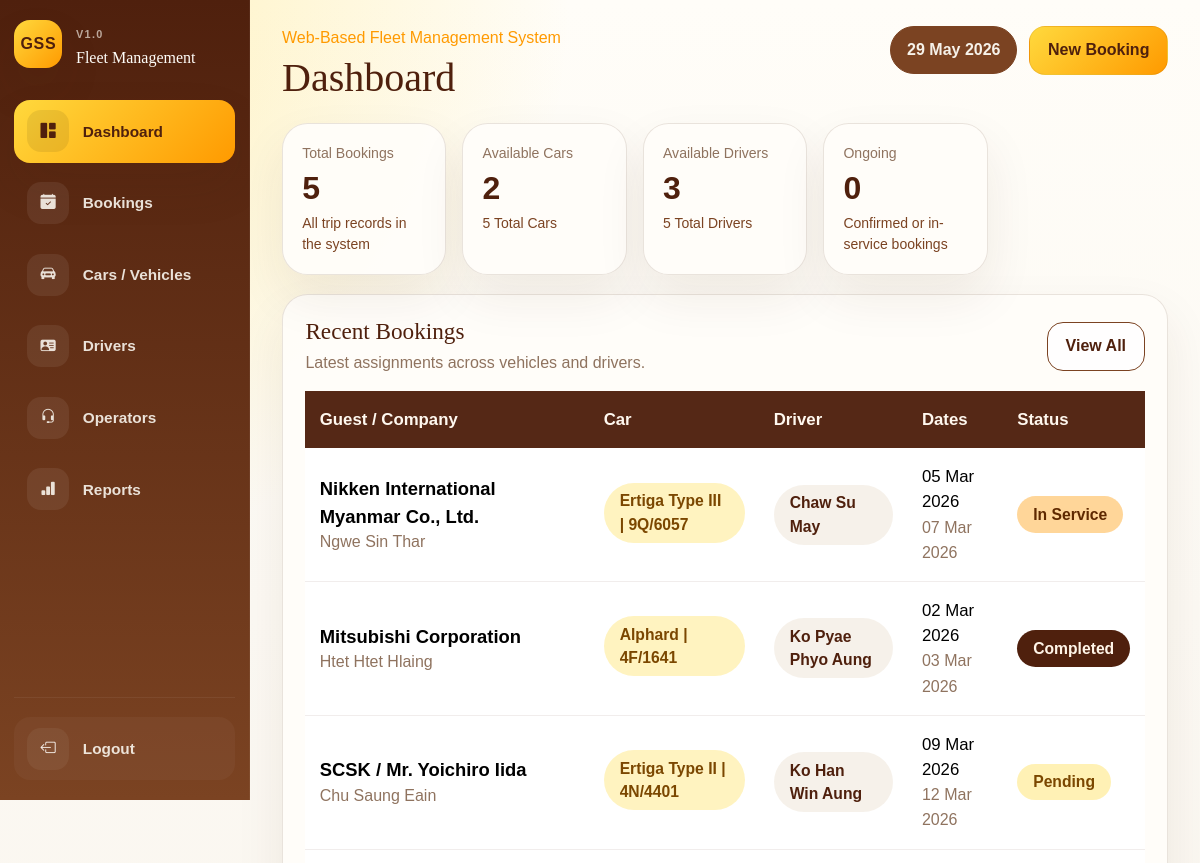
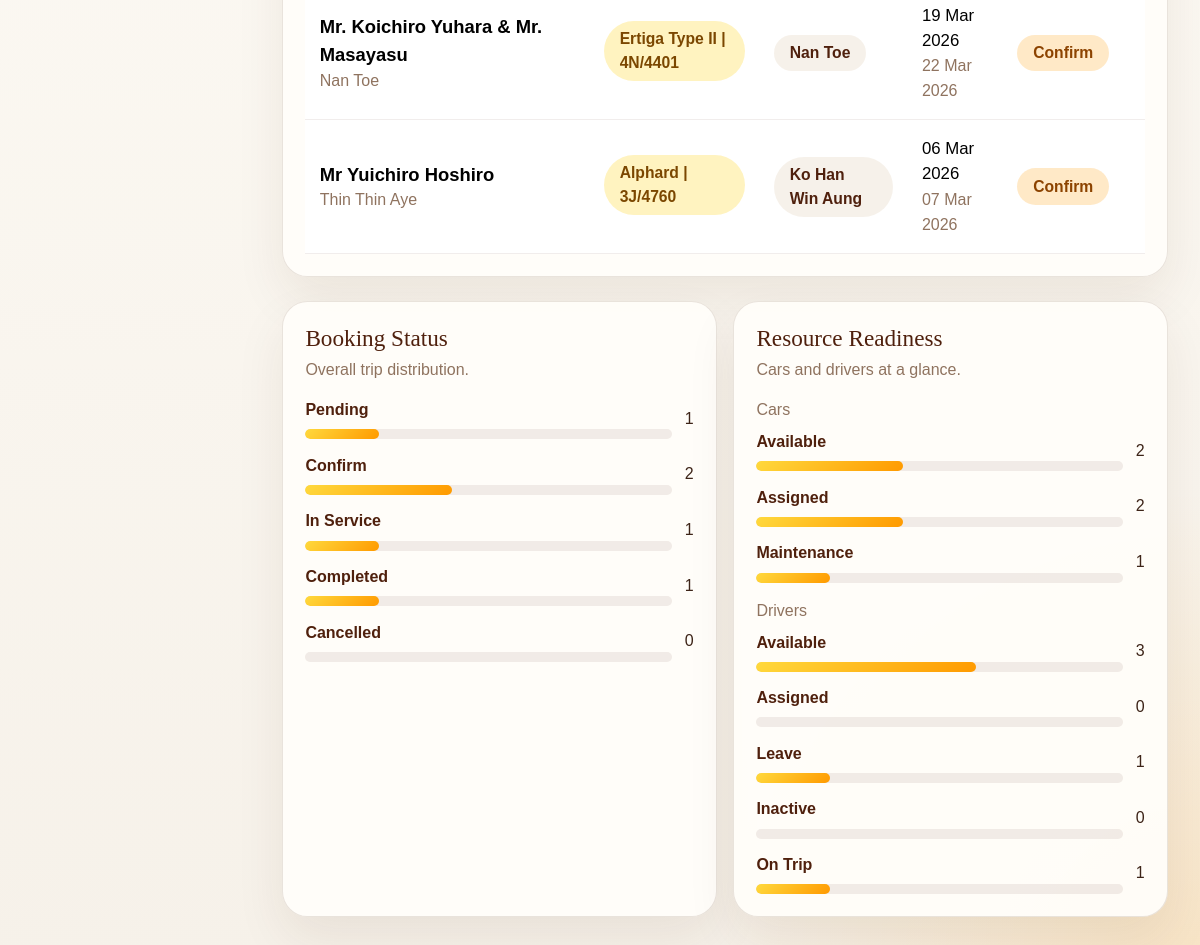
Page /index.php (signed in) on the committed database (2 pictures, top to bottom).
### tables this page shows
CREATE TABLE bookings (

    id INT UNSIGNED AUTO_INCREMENT PRIMARY KEY,

    guest_company_name VARCHAR(255) NOT NULL,

    car_id INT UNSIGNED NULL,

    custom_car_name VARCHAR(255) NULL,

    secondary_car_id INT UNSIGNED NULL,

    driver_id INT UNSIGNED NULL,

    custom_driver_name VARCHAR(255) NULL,

    operator_id INT UNSIGNED NULL,

    operator_name VARCHAR(150) NOT NULL,

    even_odd ENUM('Even', 'Odd') NULL,

    start_date DATE NOT NULL,

    end_date DATE NOT NULL,

    status ENUM(
        'Pending',
        'Confirm',
        'In Service',
        'Completed',
        'Cancelled'
    ) NOT NULL DEFAULT 'Pending',

    remark TEXT NULL,

    created_at TIMESTAMP DEFAULT CURRENT_TIMESTAMP,

    updated_at TIMESTAMP DEFAULT CURRENT_TIMESTAMP
    ON UPDATE CURRENT_TIMESTAMP,



    CONSTRAINT fk_bookings_car
    FOREIGN KEY (car_id)
    REFERENCES cars(id)
    ON UPDATE CASCADE
    ON DELETE SET NULL,



    CONSTRAINT fk_bookings_driver
    FOREIGN KEY (driver_id)
    REFERENCES drivers(id)
    ON UPDATE CASCADE
    ON DELETE SET NULL,

    CONSTRAINT fk_bookings_secondary_car
    FOREIGN KEY (secondary_car_id)
    REFERENCES cars(id)
    ON UPDATE CASCADE
    ON DELETE SET NULL,



    CONSTRAINT fk_bookings_operator
    FOREIGN KEY (operator_id)
    REFERENCES operators(id)
    ON UPDATE CASCADE
    ON DELETE SET NULL

);

CREATE TABLE operators (

    id INT UNSIGNED AUTO_INCREMENT PRIMARY KEY,

    full_name VARCHAR(150) NOT NULL UNIQUE,

    phone_number VARCHAR(30) NULL,

    operator_status ENUM(
        'Active',
        'Inactive'
    ) NOT NULL DEFAULT 'Active',

    note TEXT NULL,

    created_at TIMESTAMP DEFAULT CURRENT_TIMESTAMP,

    updated_at TIMESTAMP DEFAULT CURRENT_TIMESTAMP
    ON UPDATE CURRENT_TIMESTAMP

);

CREATE TABLE drivers (

    id INT UNSIGNED AUTO_INCREMENT PRIMARY KEY,

    full_name VARCHAR(150) NOT NULL,

    phone_number VARCHAR(30) NOT NULL,

    license_no VARCHAR(100) NULL UNIQUE,

    driver_status ENUM(
        'Available',
        'On Trip',
        'Leave',
        'Inactive'
    ) NOT NULL DEFAULT 'Available',

    note TEXT NULL,

    created_at TIMESTAMP DEFAULT CURRENT_TIMESTAMP,

    updated_at TIMESTAMP DEFAULT CURRENT_TIMESTAMP
    ON UPDATE CURRENT_TIMESTAMP

);

### includes/helpers.php (called while the page is built, shortened)
<?php
function e(?string $value): string
{
    return htmlspecialchars((string) $value, ENT_QUOTES, 'UTF-8');
}
function format_display_date(?string $date): string
{
    $timestamp = strtotime($date);
    return $timestamp ? date('d M Y', $timestamp) : $date;
}
function booking_statuses(): array
{
    return [
        'Pending',
        'Confirm',
        'In Service',
        'Completed',
        'Cancelled',
    ];
}
function status_badge_class(string $status): string
{
    return match (strtolower($status)) {
        'confirm' => 'status-confirm',
        'in service' => 'status-service',
        'completed' => 'status-completed',
        'cancelled' => 'status-cancelled',
        default => 'status-pending',
    };
}
function car_statuses(): array
{
    return [
        'Available',
        'Assigned',
        'Maintenance',
    ];
}
function driver_statuses(): array
{
    return [
        'Available',
        'Assigned',
        'Leave',
        'Inactive',
    ];
}
function booking_car_label(
    ?string $carType,
    ?string $plateNo = null,
    ?string $customCarName = null
): string {
    $customName = trim((string) $customCarName);
    $parts = array_values(array_filter([
        trim((string) $carType),
        trim((string) $plateNo),
    ], static fn (?string $value): bool => $value !== null && $value !== ''));
    return $parts === [] ? '-' : implode(' | ', $parts);
}
function booking_car_entries(array $booking): array
{
    $entries = [];
    $primaryCar = booking_car_label(
        $booking['car_type'] ?? null,
        $booking['plate_no'] ?? null,
        $booking['custom_car_name'] ?? null
    );
    if ($primaryCar !== '-') {
        $entries[] = $primaryCar;
    }
    $secondaryCar = booking_car_label(
        $booking['secondary_car_type'] ?? null,
        $booking['secondary_plate_no'] ?? null
    );
    return $entries === [] ? ['-'] : $entries;
}
function booking_driver_display(array $booking): string
{
    $customDriverName = trim((string) ($booking['custom_driver_name'] ?? ''));
    $driverName = trim((string) ($booking['driver_name'] ?? ''));
    return $driverName !== '' ? $driverName : '-';
}
function booking_operator_display(array $booking): string
{
    $operatorName = trim((string) ($booking['operator_full_name'] ?? $booking['operator_name'] ?? ''));
    return $operatorName !== '' ? $operatorName : '-';
}

### includes/dashboard-data.php (called while the page is built, shortened)
<?php
function dashboard_default_state(): array
{
    return [
        'summary' => [
            'total_bookings' => 0,
            'active_bookings' => 0,
            'total_cars' => 0,
            'available_cars' => 0,
            'total_drivers' => 0,
            'available_drivers' => 0,
        ],
        'recentBookings' => [],
        'bookingStatusCounts' => array_fill_keys(booking_statuses(), 0),
        'carStatusCounts' => array_fill_keys(car_statuses(), 0),
        'driverStatusCounts' => array_fill_keys(driver_statuses(), 0),
    ];
}
function dashboard_fetch_summary(mysqli $db): array
{
    $defaultSummary = dashboard_default_state()['summary'];
    $summaryResult = $db->query(
        "SELECT
            (SELECT COUNT(*) FROM bookings) AS total_bookings,
            (SELECT COUNT(*)
             FROM bookings
             WHERE status = 'Confirm'
             AND end_date >= CURDATE()) AS active_bookings,
            (SELECT COUNT(*) FROM cars) AS total_cars,
            (SELECT COUNT(*)
             FROM cars
             WHERE availability_status = 'Available') AS available_cars,
            (SELECT COUNT(*) FROM drivers) AS total_drivers,
            (SELECT COUNT(*)
             FROM drivers
             WHERE driver_status = 'Available') AS available_drivers"
    );
    return array_merge($defaultSummary, $summaryResult->fetch_assoc() ?: []);
}
function dashboard_fetch_recent_bookings(mysqli $db, int $limit = 6): array
{
    $recentBookings = [];
    $safeLimit = max(1, $limit);
    $recentResult = $db->query(
        "SELECT
            b.id,
            b.operator_id,
            b.guest_company_name,
            b.operator_name,
            b.custom_car_name,
            b.custom_driver_name,
            b.secondary_car_id,
            b.start_date,
            b.end_date,
            b.status,
            c.car_type,
            c.plate_no,
            c2.car_type AS secondary_car_type,
            c2.plate_no AS secondary_plate_no,
            d.full_name AS driver_name,
            o.full_name AS operator_full_name
         FROM bookings AS b
         LEFT JOIN cars AS c ON c.id = b.car_id
         LEFT JOIN cars AS c2 ON c2.id = b.secondary_car_id
         LEFT JOIN drivers AS d ON d.id = b.driver_id
         LEFT JOIN operators AS o ON o.id = b.operator_id
         ORDER BY b.id DESC
         LIMIT {$safeLimit}"
    );
    while ($row = $recentResult->fetch_assoc()) {
        $recentBookings[] = $row;
    }
    return $recentBookings;
}
function dashboard_fetch_label_counts(mysqli $db, string $query, array $defaultCounts): array
{
    $counts = $defaultCounts;
    $result = $db->query($query);
    while ($row = $result->fetch_assoc()) {
        $label = (string) ($row['label'] ?? '');
        $counts[$label] = (int) ($row['total'] ?? 0);
    }
    return $counts;
}
function load_dashboard_data(?mysqli $db): array
{
    $dashboardData = dashboard_default_state();
    $dashboardData['summary'] = dashboard_fetch_summary($db);
    $dashboardData['recentBookings'] = dashboard_fetch_recent_bookings($db);
    $dashboardData['bookingStatusCounts'] = dashboard_fetch_label_counts(
        $db,
        "SELECT status AS label, COUNT(*) AS total
         FROM bookings
         GROUP BY status",
        $dashboardData['bookingStatusCounts']
    );
    $dashboardData['carStatusCounts'] = dashboard_fetch_label_counts(
        $db,
        "SELECT availability_status AS label, COUNT(*) AS total
         FROM cars
         GROUP BY availability_status",
        $dashboardData['carStatusCounts']
    );
    $dashboardData['driverStatusCounts'] = dashboard_fetch_label_counts(
        $db,
        "SELECT driver_status AS label, COUNT(*) AS total
         FROM drivers
         GROUP BY driver_status",
        $dashboardData['driverStatusCounts']
    );
    return $dashboardData;
}

### includes/dashboard/recent-bookings-card.php (the view, shortened to what this page needs)
<?php
$recentBookings = $recentBookings ?? [];
?>
<div class="card-shell section-card">
    <div class="section-title">
        <div>
            <h2>Recent Bookings</h2>
            <p>Latest assignments across vehicles and drivers.</p>
        </div>
        <a class="btn btn-shell" href="bookings.php">View All</a>
    </div>
    <div class="table-responsive">
        <table class="table data-table dashboard-table">
            <thead>
                <tr>
                    <th>Guest / Company</th>
                    <th>Car</th>
                    <th>Driver</th>
                    <th>Dates</th>
                    <th>Status</th>
                </tr>
            </thead>
            <tbody>
                <?php if ($recentBookings === []): ?>
                    <tr>
                        <td colspan="5" class="text-center py-4 text-muted-soft">No bookings available yet.</td>
                    </tr>
                <?php else: ?>
                    <?php foreach ($recentBookings as $booking): ?>
                        <tr>
                            <td>
                                <div class="fw-semibold"><?= e($booking['guest_company_name']) ?></div>
                                <div class="soft-note"><?= e(booking_operator_display($booking)) ?></div>
                            </td>
                            <td>
                                <div class="d-flex flex-column align-items-start">
                                    <?php foreach (booking_car_entries($booking) as $carLabel): ?>
                                        <span class="table-pill car-pill mb-1"><?= e($carLabel) ?></span>
                                    <?php endforeach; ?>
                                </div>
                            </td>
                            <td><span class="table-pill driver-pill"><?= e(booking_driver_display($booking)) ?></span></td>
                            <td>
                                <?= e(format_display_date($booking['start_date'])) ?><br>
                                <span class="soft-note"><?= e(format_display_date($booking['end_date'])) ?></span>
                            </td>
                            <td><span class="status-pill <?= e(status_badge_class($booking['status'])) ?>"><?= e($booking['status']) ?></span></td>
                        </tr>
                    <?php endforeach; ?>
                <?php endif; ?>
            </tbody>
        </table>
    </div>
</div>

### rows in the picture
bookings: guest_company_name "Nikken International Myanmar Co., Ltd.", operator.full_name "Ngwe Sin Thar", carLabel "Ertiga Type III | 9Q/6057", driver.full_name "Chaw Su May", start_date "05 Mar 2026", end_date "07 Mar 2026", status "In Service"
bookings: guest_company_name "Mitsubishi Corporation", operator.full_name "Htet Htet Hlaing", carLabel "Alphard | 4F/1641", driver.full_name "Ko Pyae Phyo Aung", start_date "02 Mar 2026", end_date "03 Mar 2026", status "Completed"
bookings: guest_company_name "SCSK / Mr. Yoichiro Iida", operator.full_name "Chu Saung Eain", carLabel "Ertiga Type II | 4N/4401", driver.full_name "Ko Han Win Aung", start_date "09 Mar 2026", end_date "12 Mar 2026", status "Pending"
bookings: guest_company_name "Mr. Koichiro Yuhara & Mr. Masayasu", operator.full_name "Nan Toe", carLabel "Ertiga Type II | 4N/4401", driver.full_name "Nan Toe", start_date "19 Mar 2026", end_date "22 Mar 2026", status "Confirm"
bookings: guest_company_name "Mr Yuichiro Hoshiro", operator.full_name "Thin Thin Aye", carLabel "Alphard | 3J/4760", driver.full_name "Ko Han Win Aung", start_date "06 Mar 2026", end_date "07 Mar 2026", status "Confirm"

### other values in the picture
$item['label'] "Dashboard"
$item['label'] "Bookings"
$item['label'] "Cars / Vehicles"
$item['label'] "Drivers"
$item['label'] "Operators"
$item['label'] "Reports"
$pageTitle "Dashboard"
$summary['total_bookings'] "5"
$summary['available_cars'] "2"
$summary['total_cars'] "5"
$summary['available_drivers'] "3"
$summary['total_drivers'] "5"
$summary['active_bookings'] "0"
$label "Pending"
$count "1"
